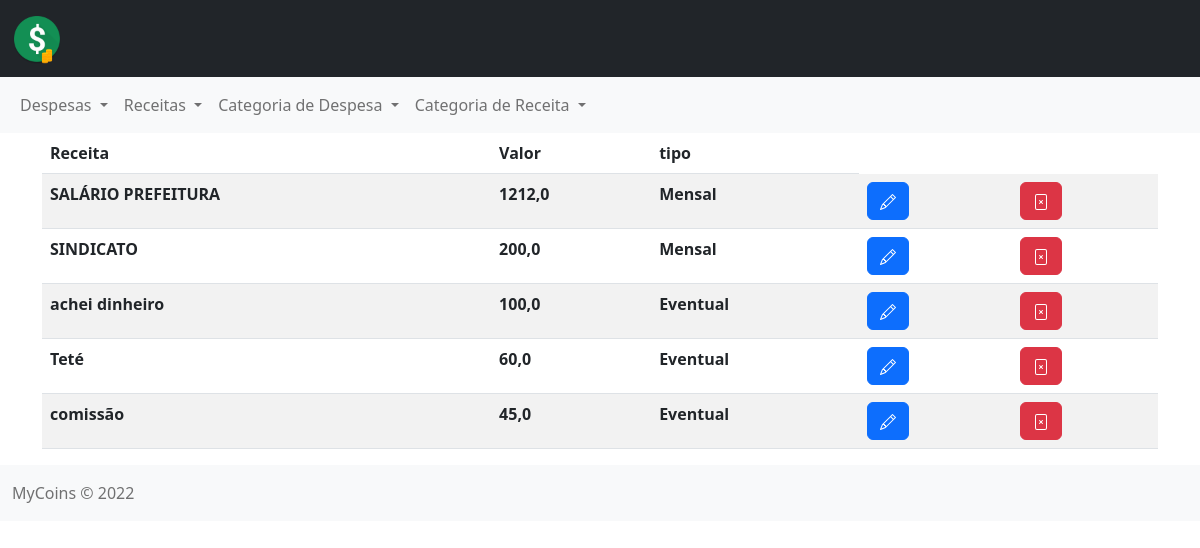
Screenshot of /receitas/all with the database file from the repository.
### receitas/models.py (models this page shows, shortened)
class Receitas(models.Model):
    tipo = (
        ('1', 'mensal'),
        ('2','eventual'),
    )
    nome = models.CharField(max_length=255)
    valor = models.FloatField()
    tipoReceita = models.CharField(
        max_length=1,
        choices=tipo,
    )
    criacao = models.DateTimeField(auto_now_add=True)
    atualizacao = models.DateTimeField(auto_now = True)
    categoria = models.ForeignKey(CategoriaReceita, on_delete=models.CASCADE)
    data = models.DateTimeField(null=True)

### receitas/views.py (the view)
# urls.py: path('all',views.allreceitas, name='receita all'),
def allreceitas(request):
    receitas = Receitas.objects.all()
    return render(request, 'receitas/receitas.html',{'receitas':receitas})

### receitas/templates/receitas/receitas.html (shortened to what this page needs)
{% extends 'base.html' %}
{% block content %}
  <div class="container">
    <table class="table table-striped">
      <thead>
          <tr>
            <th scope="col">Receita</th>
            <th scope="col">Valor</th>
            <th scope="col">tipo</th>
          </tr>
        </thead>
        <tbody>
          {% for receita in receitas %}
          <tr>
              <th>{{receita.nome}}</th>
              <th>{{receita.valor}}</th>
                  {% if receita.tipoReceita == '1' %}
                  <th>Mensal</th>
                  {% endif %}
                  {% if receita.tipoReceita == '2' %}
                  <th>Eventual</th>
                  {% endif %}
              <td>
                  <div class="row justify-content-center">
                      <div class="col">
                          <a href="/receitas/edit/{{receita.id}}"><button type="button" class="btn btn-primary"></button></a>
                      </div>
                      <div class="col">
                          <a href="/receitas/delete/{{receita.id}}"><button type="button" class="btn btn-danger"></button></a>
                      </div>
                  </div>
              </td>
          </tr>
          {% endfor %}
        </tbody>
  </table>
  </div>
{% endblock %}

### despesas/static/style/style.css (style rules this page uses)
body { background-color: black; }

### rows the page displays
Receitas: nome "SALÁRIO PREFEITURA", valor "1212,0", tipoReceita "Mensal"
Receitas: nome "SINDICATO", valor "200,0", tipoReceita "Mensal"
Receitas: nome "achei dinheiro", valor "100,0", tipoReceita "Eventual"
Receitas: nome "Teté", valor "60,0", tipoReceita "Eventual"
Receitas: nome "comissão", valor "45,0", tipoReceita "Eventual"
